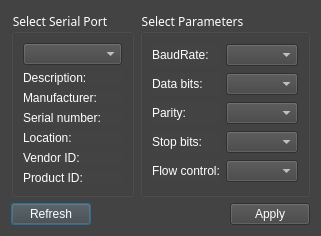
<?xml version="1.0" encoding="UTF-8"?>
<ui version="4.0">
 <class>SettingsDialog</class>
 <widget class="QDialog" name="SettingsDialog">
  <property name="geometry">
   <rect>
    <x>0</x>
    <y>0</y>
    <width>298</width>
    <height>223</height>
   </rect>
  </property>
  <property name="windowTitle">
   <string>Settings Serial Port</string>
  </property>
  <property name="styleSheet">
   <string notr="true">background-color: rgb(67, 67, 67);</string>
  </property>
  <layout class="QGridLayout" name="gridLayout_3">
   <item row="1" column="0" colspan="2">
    <layout class="QHBoxLayout" name="horizontalLayout">
     <item>
      <widget class="QPushButton" name="pushButton">
       <property name="styleSheet">
        <string notr="true">color: rgb(255, 255, 255);</string>
       </property>
       <property name="text">
        <string>Refresh</string>
       </property>
      </widget>
     </item>
     <item>
      <spacer name="horizontalSpacer">
       <property name="styleSheet">
        <string notr="true">color: rgb(255, 255, 255);</string>
       </property>
       <property name="orientation">
        <enum>Qt::Horizontal</enum>
       </property>
       <property name="sizeHint" stdset="0">
        <size>
         <width>96</width>
         <height>20</height>
        </size>
       </property>
      </spacer>
     </item>
     <item>
      <widget class="QPushButton" name="applyButton">
       <property name="styleSheet">
        <string notr="true">color: rgb(255, 255, 255);</string>
       </property>
       <property name="text">
        <string>Apply</string>
       </property>
      </widget>
     </item>
    </layout>
   </item>
   <item row="0" column="0">
    <widget class="QGroupBox" name="selectBox">
     <property name="font">
      <font>
       <family>Courier 10 Pitch</family>
      </font>
     </property>
     <property name="styleSheet">
      <string notr="true">color: rgb(255, 255, 255);</string>
     </property>
     <property name="title">
      <string>Select Serial Port</string>
     </property>
     <layout class="QGridLayout" name="gridLayout">
      <item row="0" column="0">
       <widget class="QComboBox" name="serialPortInfoListBox">
        <property name="styleSheet">
         <string notr="true">color: rgb(255, 255, 255);</string>
        </property>
       </widget>
      </item>
      <item row="1" column="0">
       <widget class="QLabel" name="descriptionLabel">
        <property name="styleSheet">
         <string notr="true">color: rgb(255, 255, 255);</string>
        </property>
        <property name="text">
         <string>Description:</string>
        </property>
       </widget>
      </item>
      <item row="2" column="0">
       <widget class="QLabel" name="manufacturerLabel">
        <property name="styleSheet">
         <string notr="true">color: rgb(255, 255, 255);</string>
        </property>
        <property name="text">
         <string>Manufacturer:</string>
        </property>
       </widget>
      </item>
      <item row="3" column="0">
       <widget class="QLabel" name="serialNumberLabel">
        <property name="styleSheet">
         <string notr="true">color: rgb(255, 255, 255);</string>
        </property>
        <property name="text">
         <string>Serial number:</string>
        </property>
       </widget>
      </item>
      <item row="4" column="0">
       <widget class="QLabel" name="locationLabel">
        <property name="styleSheet">
         <string notr="true">color: rgb(255, 255, 255);</string>
        </property>
        <property name="text">
         <string>Location:</string>
        </property>
       </widget>
      </item>
      <item row="5" column="0">
       <widget class="QLabel" name="vidLabel">
        <property name="styleSheet">
         <string notr="true">color: rgb(255, 255, 255);</string>
        </property>
        <property name="text">
         <string>Vendor ID:</string>
        </property>
       </widget>
      </item>
      <item row="6" column="0">
       <widget class="QLabel" name="pidLabel">
        <property name="styleSheet">
         <string notr="true">color: rgb(255, 255, 255);</string>
        </property>
        <property name="text">
         <string>Product ID:</string>
        </property>
       </widget>
      </item>
     </layout>
    </widget>
   </item>
   <item row="0" column="1">
    <widget class="QGroupBox" name="parametersBox">
     <property name="font">
      <font>
       <family>Courier 10 Pitch</family>
      </font>
     </property>
     <property name="styleSheet">
      <string notr="true">color: rgb(255, 255, 255);</string>
     </property>
     <property name="title">
      <string>Select Parameters</string>
     </property>
     <layout class="QGridLayout" name="gridLayout_2">
      <item row="0" column="0">
       <widget class="QLabel" name="baudRateLabel">
        <property name="styleSheet">
         <string notr="true">color: rgb(255, 255, 255);</string>
        </property>
        <property name="text">
         <string>BaudRate:</string>
        </property>
       </widget>
      </item>
      <item row="0" column="1">
       <widget class="QComboBox" name="baudRateBox">
        <property name="styleSheet">
         <string notr="true">color: rgb(255, 255, 255);</string>
        </property>
       </widget>
      </item>
      <item row="1" column="0">
       <widget class="QLabel" name="dataBitsLabel">
        <property name="styleSheet">
         <string notr="true">color: rgb(255, 255, 255);</string>
        </property>
        <property name="text">
         <string>Data bits:</string>
        </property>
       </widget>
      </item>
      <item row="1" column="1">
       <widget class="QComboBox" name="dataBitsBox">
        <property name="styleSheet">
         <string notr="true">color: rgb(255, 255, 255);</string>
        </property>
       </widget>
      </item>
      <item row="2" column="0">
       <widget class="QLabel" name="parityLabel">
        <property name="styleSheet">
         <string notr="true">color: rgb(255, 255, 255);</string>
        </property>
        <property name="text">
         <string>Parity:</string>
        </property>
       </widget>
      </item>
      <item row="2" column="1">
       <widget class="QComboBox" name="parityBox">
        <property name="styleSheet">
         <string notr="true">color: rgb(255, 255, 255);</string>
        </property>
       </widget>
      </item>
      <item row="3" column="0">
       <widget class="QLabel" name="stopBitsLabel">
        <property name="styleSheet">
         <string notr="true">color: rgb(255, 255, 255);</string>
        </property>
        <property name="text">
         <string>Stop bits:</string>
        </property>
       </widget>
      </item>
      <item row="3" column="1">
       <widget class="QComboBox" name="stopBitsBox">
        <property name="styleSheet">
         <string notr="true">color: rgb(255, 255, 255);</string>
        </property>
       </widget>
      </item>
      <item row="4" column="0">
       <widget class="QLabel" name="flowControlLabel">
        <property name="styleSheet">
         <string notr="true">color: rgb(255, 255, 255);</string>
        </property>
        <property name="text">
         <string>Flow control:</string>
        </property>
       </widget>
      </item>
      <item row="4" column="1">
       <widget class="QComboBox" name="flowControlBox">
        <property name="styleSheet">
         <string notr="true">color: rgb(255, 255, 255);</string>
        </property>
       </widget>
      </item>
     </layout>
    </widget>
   </item>
  </layout>
 </widget>
 <resources/>
 <connections/>
</ui>
